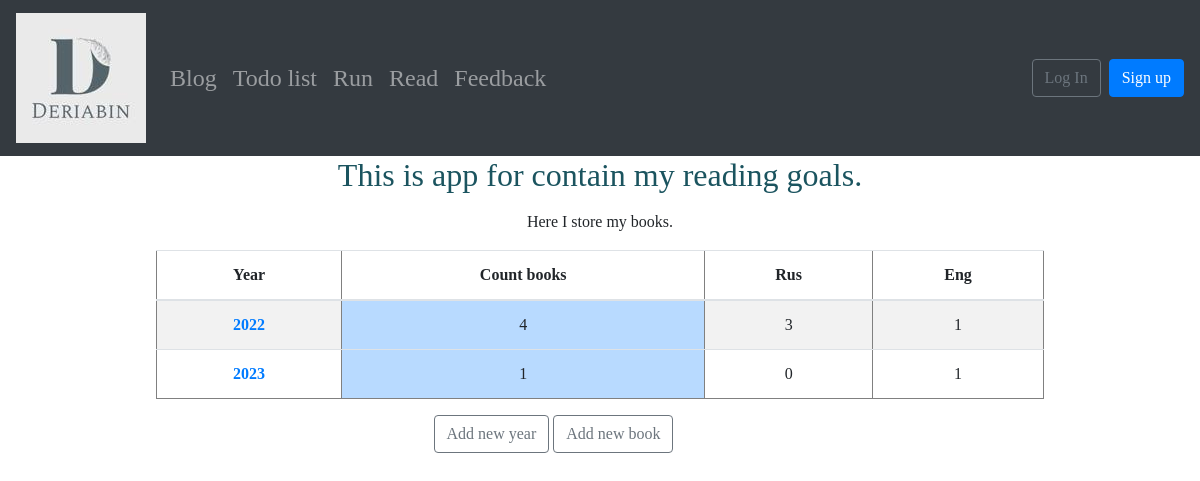
The app's page /read/ with its own data.
### read/models.py (models this page shows, shortened)
class Year(models.Model):
    title = models.PositiveIntegerField()

### read/views.py (the view)
# urls.py: path("read/", cache_page(60)(views.ReadListView.as_view()), name="read_home"),
class ReadListView(ListView):
    model = Year
    template_name = "read/read_home.html"
    context_object_name = 'years'

### read/templatetags/read_tags.py (called while the page is built)
@register.simple_tag()
def get_eng(year):
    summ = year.books.filter(language='eng').aggregate(Count('title'))
    return summ['title__count']

@register.simple_tag()
def get_rus(year):
    summ = year.books.filter(language='rus').aggregate(Count('title'))
    return summ['title__count']

### templates/read/read_home.html (shortened to what this page needs)
{% extends 'base.html' %}
{% load read_tags %}
{% load static %}
{% block content %}
<h2 align="center"><font color="1B545F" face="Ubuntu">This is app for contain my reading goals.</font> </h2>
<p style="text-align: center;">Here I store my books.</p>
<table border="1" class="table table-striped" style="width:80%; margin-left: auto; margin-right: auto;
    text-align:center;">
  <thead>
  <tr>
    <th>Year</th>
    <th>Count books</th>
    <th> Rus </th>
    <th> Eng </th>
  </tr>
  </thead>
  <tbody>
  {% for year in years %}
  <tr>
      <th> <a href="{% url 'read_year' year.id %}">{{ year.title }} </a> </th>
      <td class="table-primary">{{ year.books.all.count}}</td>
      <td> {% get_rus year %} </td>
      <td> {% get_eng year %} </td>
  </tr>
  {% endfor %}
</table>
<div style="width:30%; margin-left: auto; margin-right: auto;">
<button type="button" class="btn btn-outline-secondary"
        onclick="location.href='{% url "year_new" %}'"/>
Add new year</button>
<button type="button" class="btn btn-outline-secondary"
        onclick="location.href='{% url "book_new" %}'"/>
Add new book
</div>
{% endblock content %}

### static/css/base.css (style rules this page uses)
body { font-family: "Ubuntu"; }

### records on screen
Year: title "2022", books.all.count "4", id "3", id "1"
Year: title "2023", books.all.count "1", id "0", id "1"
